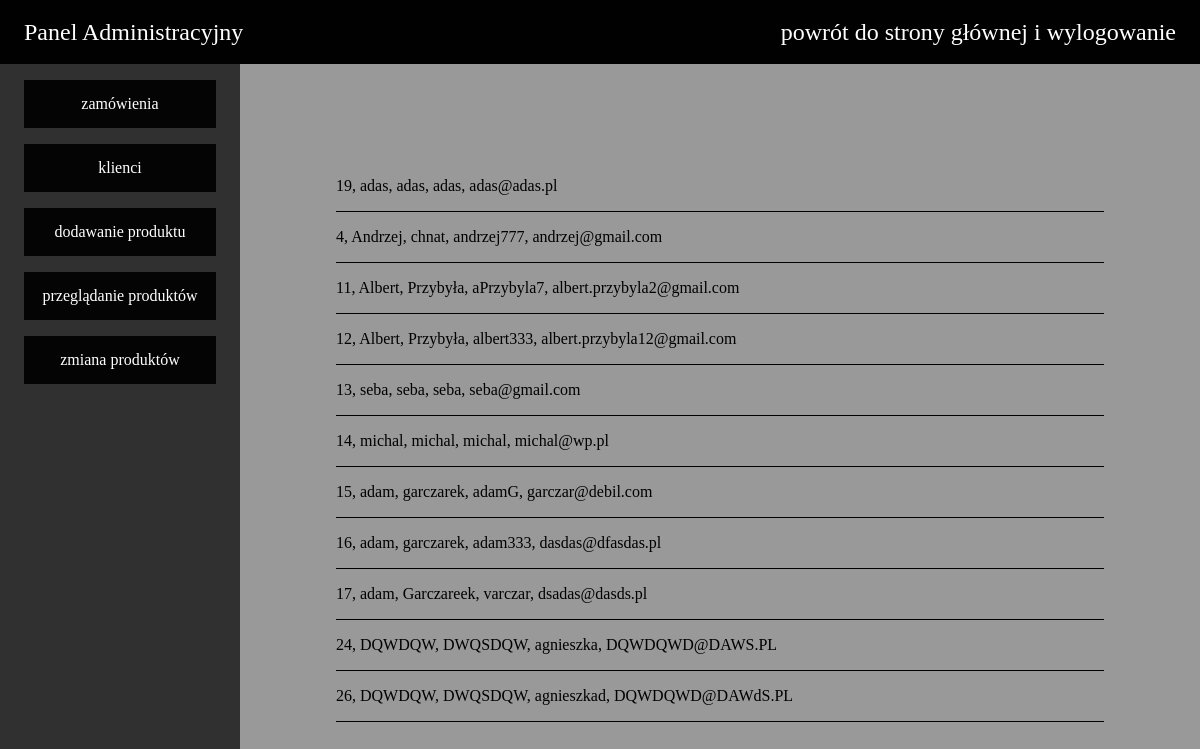
The page /admin/klienci.php (signed in) on the database its author committed.
### tables this page shows
CREATE TABLE `uzytkownicy` (
  `id` int(11) NOT NULL,
  `user` text NOT NULL,
  `pass` text NOT NULL,
  `email` text NOT NULL,
  `userFirstName` varchar(20) DEFAULT NULL,
  `userLastName` varchar(20) DEFAULT NULL
);

### admin/klienci.php (the view, shortened to what this page needs)
<!DOCTYPE html>
<html lang="en">
<head>
<link rel="stylesheet" href="../css/all.min.css">
<link rel="stylesheet" type="text/css" href="main.css" />
</head>
<body>
<header>
<div class="cos">
<div class="title">
Panel Administracyjny
</div>
<div class="title"><a href="../logout.php">powrót do strony głównej i wylogowanie</a></div>
</div></header>
<div class="container">
<div class="box">
<nav>
<ul>
    <a href="admin.php"><li><p>zamówienia</p></li></a>
    <a href="klienci.php"><li><p>klienci</p></li></a>
    <a href="dodawanie.php"><li><p>dodawanie produktu</p></li></a>
    <a href="produkty.php"><li><p>przeglądanie produktów</p></li></a>
    <a href="zmiana.php"><li><p>zmiana produktów</p></li></a>
    </ul>
</nav>
<div class="right">
    <ul>
    <?php
        require_once "../connect.php";
        $connect = @new mysqli($host, $db_user, $db_passwd, $db_name);
        if ($connect->connect_errno!=0){
            echo "error: ".$connect->connect_errno;
        }
        else{
            $result = @$connect->query("SELECT * from uzytkownicy WHERE user != 'admin'");
            while($row = $result->fetch_assoc()){
                echo '<li>';
                echo "<p>".$row['id'].", ". $row['userFirstName']. ", ". $row['userLastName']. ", ". $row['user'].", ". $row['email']."</p>";
                echo '</li>';
            }
        }
    ?>
    </ul>
</div></div>
</div>
</body>
</html>

### admin/main.css (style rules this page uses)
html { margin: 0; padding:0; color: #000; background-color: #999; }
a { text-decoration: none; color: #fff; }
header { position: fixed; top: 0; left: 0; height: 8vh; width: 100%; background-color: #010101; color: #fff; }
.cos { width: 100%; display: flex; justify-content: space-between; align-items: center; height: 8vh; }
.title { font-size: 1.5em; display: flex; margin-left: 2vw; margin-right: 2vw; }
.container { position: fixed; top: 8vh; left: 0; }
.box { margin: 0; padding: 0; width: 100%; height: 92vh; display: flex; justify-content: space-between; }
nav { display: flex; width: 20vw; height: 100%; background-color: rgba(0, 0, 0, 0.685); justify-content: center; }
nav ul { list-style: none; text-align: center; margin: 0; padding: 0; width: 100%; }
nav ul li { margin-top: 2vh; height: 6vh; width: 80%; margin-left: 10%; margin-bottom: 2vh; background-color: rgba(0, 0, 0, 0.918); display: flex; justify-content: center; align-items: center; }
.right { padding-top: 2%; padding-bottom: 2%; display: flex; width: 80vw; height: 96%; justify-content: center; align-items: center; }
.right ul { list-style: none; margin: 0; padding: 0; width: 100%; }
.right ul li { height: 7%; width: 80%; margin-left: 10%; display: flex; justify-content: space-between; align-items: center; border-bottom: solid #010101 1px; }

### rows shown on the page
uzytkownicy: id "19", userFirstName "adas", userLastName "adas", user "adas", email "adas@adas.pl"
uzytkownicy: id "4", userFirstName "Andrzej", userLastName "chnat", user "andrzej777", email "andrzej@gmail.com"
uzytkownicy: id "11", userFirstName "Albert", userLastName "Przybyła", user "aPrzybyla7", email "albert.przybyla2@gmail.com"
uzytkownicy: id "12", userFirstName "Albert", userLastName "Przybyła", user "albert333", email "albert.przybyla12@gmail.com"
uzytkownicy: id "13", userFirstName "seba", userLastName "seba", user "seba", email "seba@gmail.com"
uzytkownicy: id "14", userFirstName "michal", userLastName "michal", user "michal", email "michal@wp.pl"
uzytkownicy: id "15", userFirstName "adam", userLastName "garczarek", user "adamG", email "garczar@debil.com"
uzytkownicy: id "16", userFirstName "adam", userLastName "garczarek", user "adam333", email "dasdas@dfasdas.pl"
uzytkownicy: id "17", userFirstName "adam", userLastName "Garczareek", user "varczar", email "dsadas@dasds.pl"
uzytkownicy: id "24", userFirstName "DQWDQW", userLastName "DWQSDQW", user "agnieszka", email "DQWDQWD@DAWS.PL"
uzytkownicy: id "26", userFirstName "DQWDQW", userLastName "DWQSDQW", user "agnieszkad", email "DQWDQWD@DAWdS.PL"
